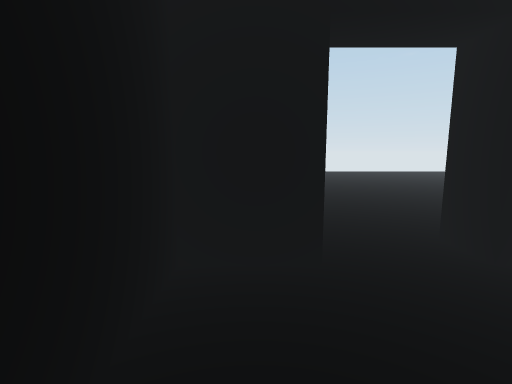
[1] (above)

17 first-person views from a walk through a scene from a Unity 3-D project. The camera is 1.3 m above the floor, tilts 8° down and sees 85° across. Doors are open. The floor is counted in squares, 1 m on a side. Each view is taken from the middle of a square. On the plan, view 1 faces up. The plan holds only what a view shows up to about 13 squares ahead; the rest is blank. The place goes on beyond the plan. The player character is not drawn. Surface patterns are stand-ins for the level's own textures.

[2]
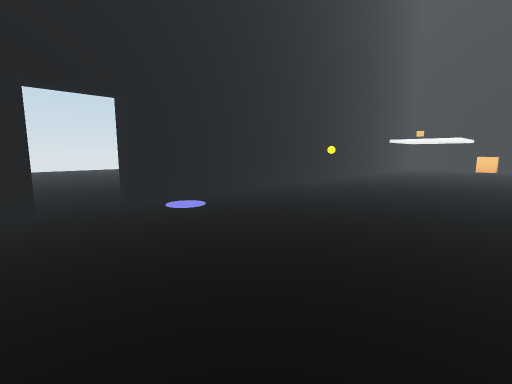

[3]
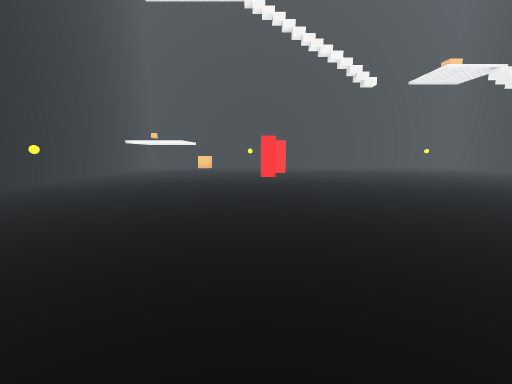

[4]
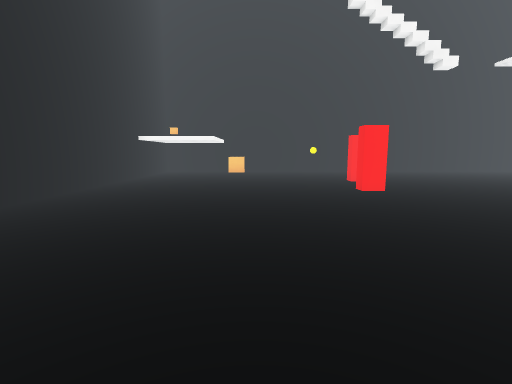

[5]
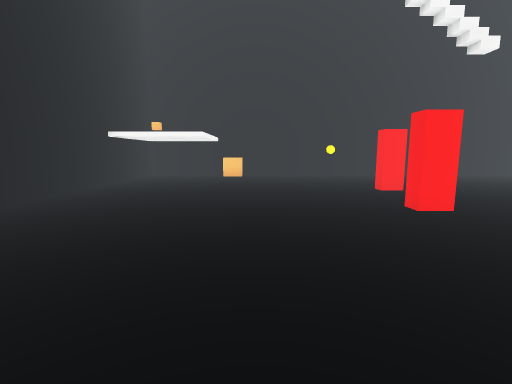

[6]
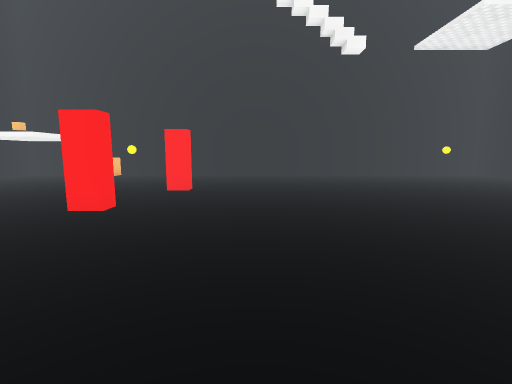

[7]
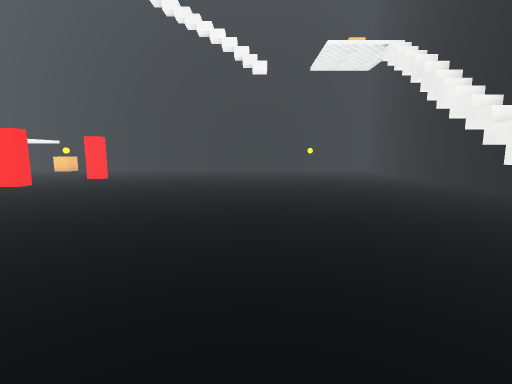

[8]
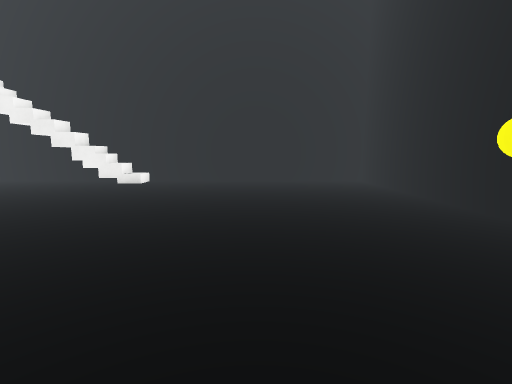

[9]
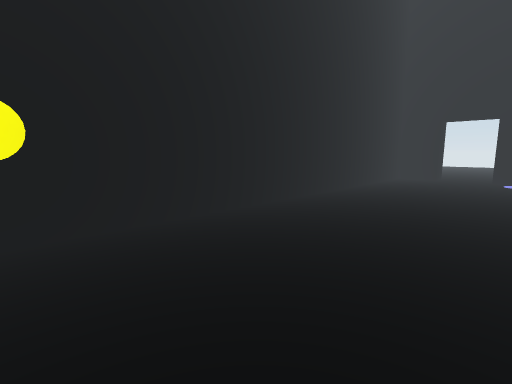

[10]
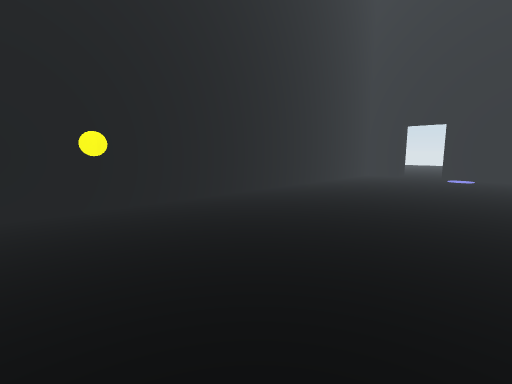

[11]
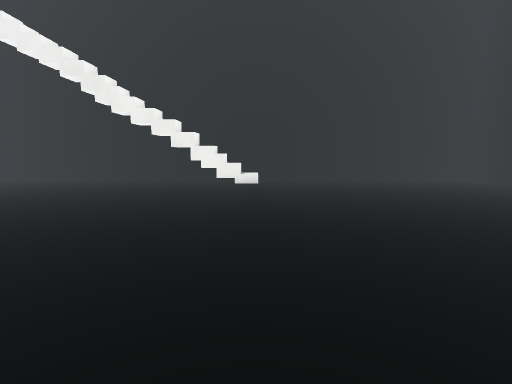

[12]
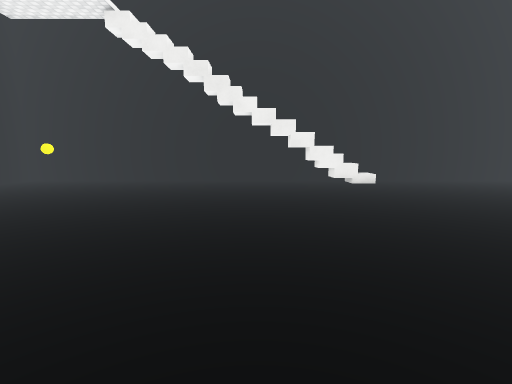

[13]
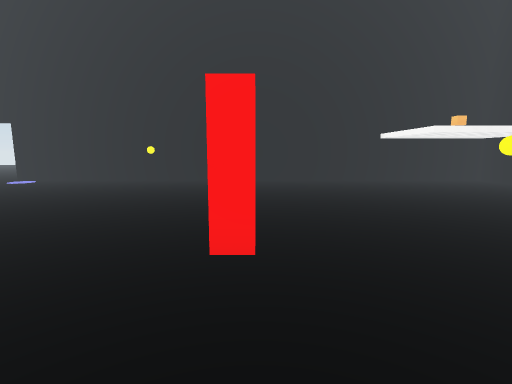

[14]
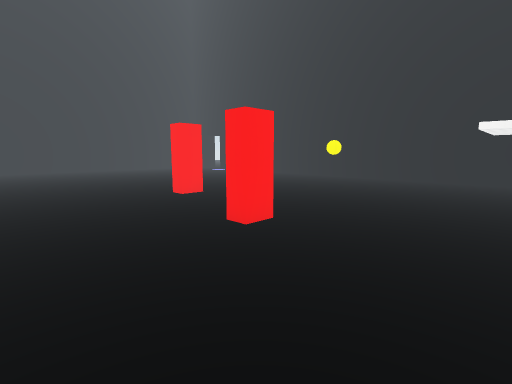

[15]
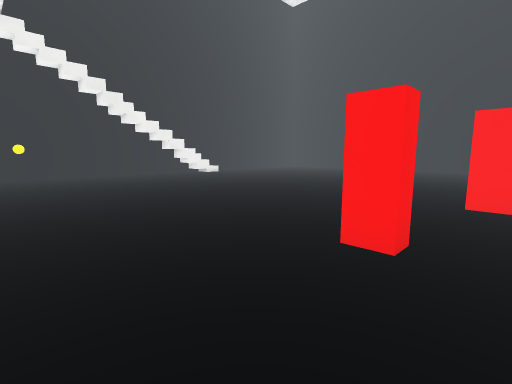

[16]
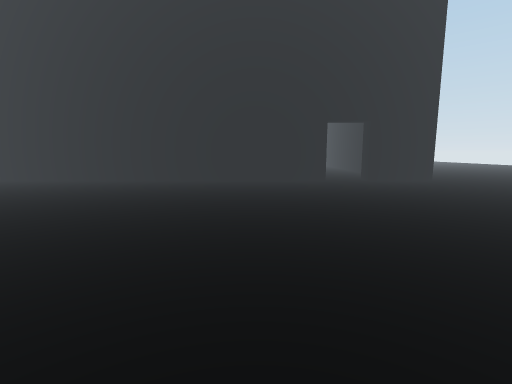

[17]
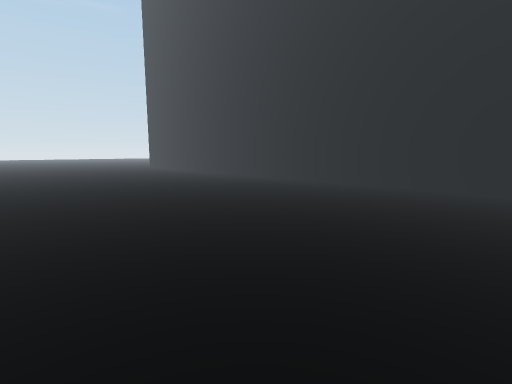

### Floor plan
Points are (right, up) in squares from view 1. A wall is a line through its corners. A room is listed if a view was taken in it or the views show most of it. See-through windows are left out.
Room 1 (views 1, 2, 3, 4, 5, 6, 7, 8, 9, 10, 11, 12, 13, 14, 15)
walls: (13.5, -7) (13.5, -6.2) (14, -6.2) (14, -7) (13.5, -7); (17, -7.8) (17, -7.1) (17.6, -7.1) (17.6, -7.8) (17, -7.8); (-0.9, -15.2) (-0.9, -22.9) (21.5, -22.9); (0.8, 3.1) (-0.9, 3.1) (-0.9, -12.9); (21.5, 3.1) (2.8, 3.1)
ways out: open door at (1.5, 3.5) to room 2
objects: other object (10, -22); other object (11, -22); other object (12, -22)
Room 2 (views 16, 17)
walls: (2.8, 4.1) (17.9, 4.1); (-2.2, 4.1) (0.8, 4.1)
ways out: open door at (1.5, 3.5) to room 1

Positions as (right, up) in squares from view 1, and headings:
1: (0, 0), facing up
2: (0, -4), facing up-right
3: (0, -6), facing right
4: (5, -3), facing right
5: (8, -3), facing right
6: (8, -10), facing right
7: (4, -15), facing right
8: (4, -10), facing down
9: (4, -12), facing up-left
10: (6, -13), facing up-left
11: (9, -10), facing down
12: (14, -10), facing down
13: (14, -10), facing up
14: (21, -11), facing up-left
15: (21, -6), facing down-left
16: (6, 17), facing down
17: (6, 15), facing down-right
